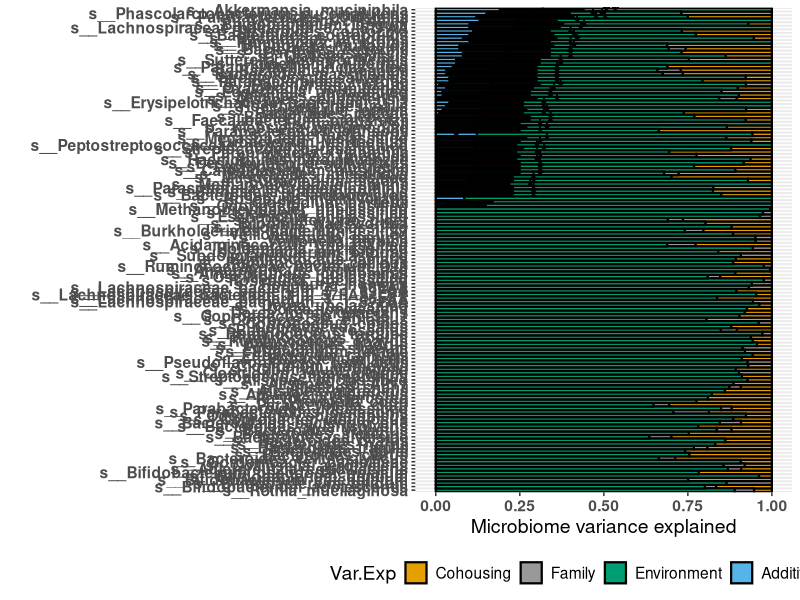
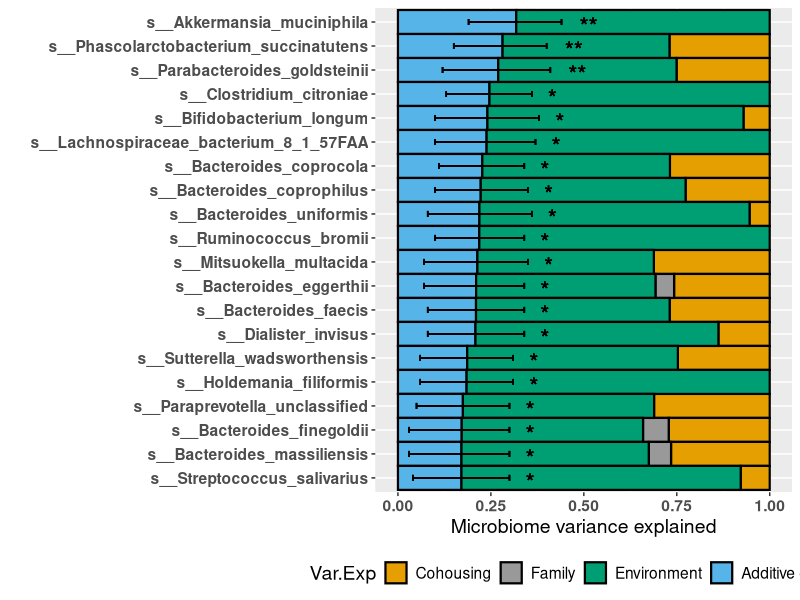
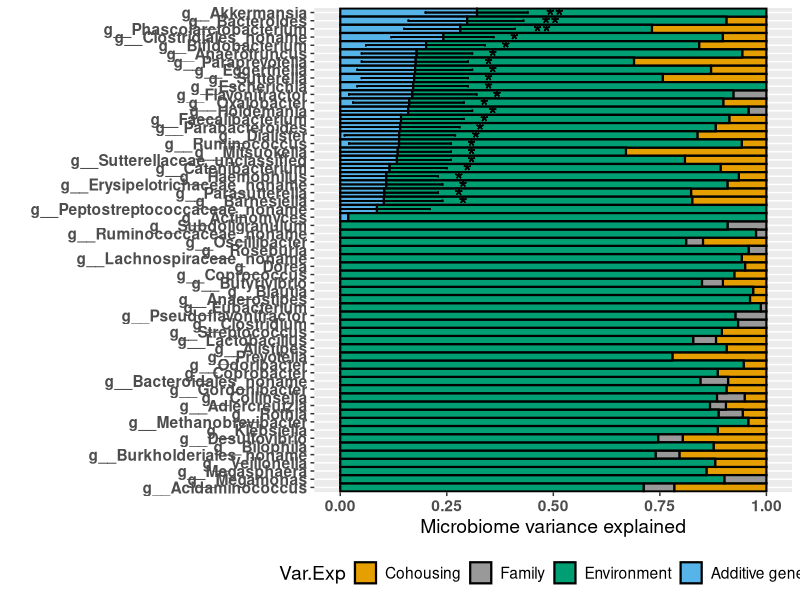
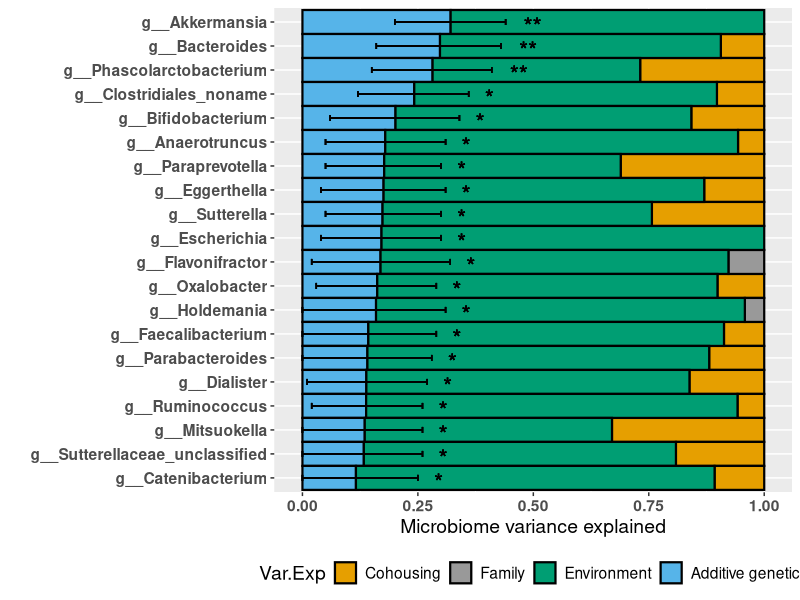
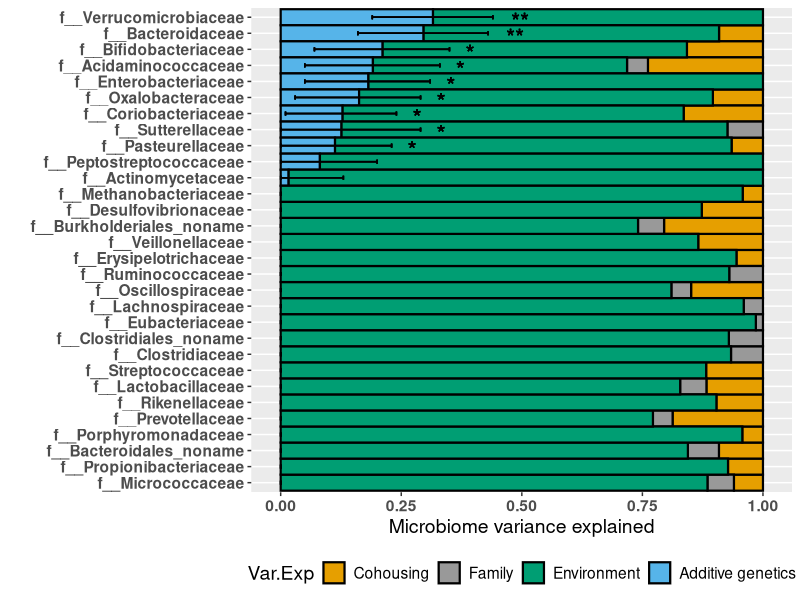
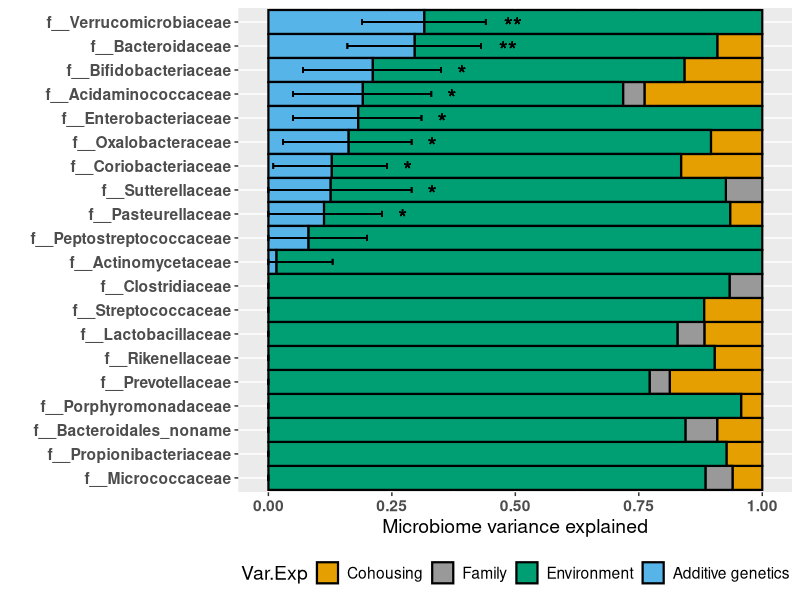
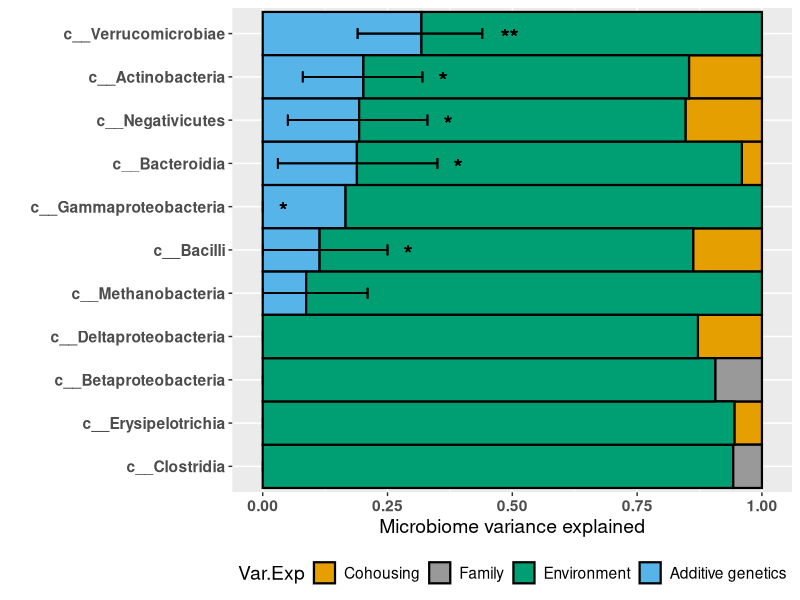
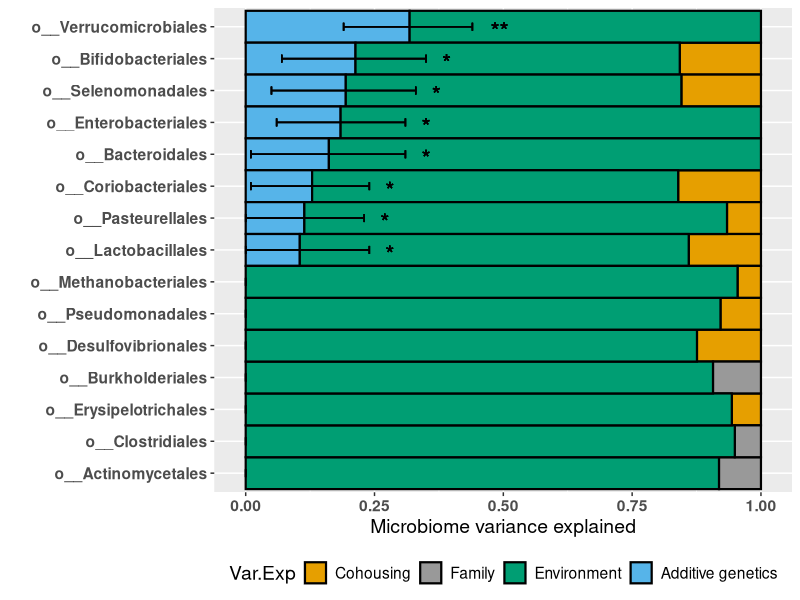

The R script that drew these images, in order:
# ========================================================================
# By: R.Gacesa, Weersma Group, UMCG (2020)
#
# Script plots results of heritability analysis
# (Panels A & B in Figure 2 in main DMP manuscript )

# NOTE: These codes are implemented for mock data heritability models
#       constructed using
#             DMP_heritability_v10_mockdata.taxa.R
#             DMP_heritability_v10_mockdata.pwys.R
#       and processed using
#             DMP_heritability_v10_mockdata_collect.R
#
# =========================================================================

# function that parses confidence intervals from heritability results table
parseCIrange <- function(inDFs=inDFs,varN,toget="range") {
  ret = c()
  for (cc in c(1:nrow(inDFs))) {
    if (!is.na(inDFs[[varN]][cc]) & ! grepl('Inf',inDFs[[varN]][cc])) {
      ccc <- unlist(strsplit(inDFs[[varN]][cc],'-') )
      if (toget=="range") {
        ret <- c(ret,abs(as.numeric(ccc[2])-as.numeric(ccc[1])) )
      } else if (toget=="high") {
        ret <- c(ret,as.numeric(ccc[2]))
      } else if (toget=="low") {
        ret <- c(ret,as.numeric(ccc[1]))
      }
    } else {
      ret <- c(ret,0)
    }
  }
  ret
}

library(ggplot2)
library(tidyr)

# ======================
# set working directory: NOTE this has to be set to appropriate path!
# example:
#setwd('D:/Vbox/shared/dag/git_14_05/DMP/')
setwd('.')

# initalize folder for storing plots
if (!dir.exists('Plots')) {
  dir.create('Plots')
}

# input: heritability results (taxa)
inDFm <- read.table('heritability_analysis_v2/results_mockdata_withFDRs_and_CIs_taxa.csv',sep=',',header=T,quote = '"',fill = T,stringsAsFactors = F)

# make plots (taxa)
inDFm$FTYPE <- NA
inDFm$FTYPE[grep('^s_',inDFm$Trait.short)] <-"Taxon.S"
inDFm$FTYPE[grep('^g_',inDFm$Trait.short)] <-"Taxon.G"
inDFm$FTYPE[grep('^f_',inDFm$Trait.short)] <-"Taxon.F"
inDFm$FTYPE[grep('^c_',inDFm$Trait.short)] <-"Taxon.C"
inDFm$FTYPE[grep('^p_',inDFm$Trait.short)] <-"Taxon.P"
inDFm$FTYPE[grep('^k_',inDFm$Trait.short)] <-"Taxon.K"
inDFm$FTYPE[grep('^o_',inDFm$Trait.short)] <-"Taxon.O"

# debug output
#print(inDFm$FEATURE[is.na(inDFm$FTYPE)])

# select which taxonomic levels to plot
fTypes <- c("Taxon.S","Taxon.G","Taxon.F","Taxon.C","Taxon.O","Taxon.P")

# color-blind color palette
cbPalette <- c("#E69F00","#999999", "#009E73","#56B4E9")#, "#F0E442", "#0072B2", "#D55E00", "#CC79A7")

# iterate over taxonomy levels
for (oneType in fTypes) 
{
  #debug
  #oneType <- "Taxon.S"
  
  inDFs <- inDFm[inDFm$FTYPE==oneType,]
  inDFs$Taxon <- factor(as.character(inDFs$Trait.short),levels=inDFs$Trait.short[order(inDFs$VE_ID)])
  inDFs <- inDFs[order(inDFs$VE_ID,decreasing = T),]
  inDFs$LBL = ""
  inDFs$LBL[inDFs$SW_PV_ID <= 0.05] <- "*"
  inDFs$LBL[inDFs$SW_FDR_ID <= 0.1] <- "**"
  inDFs$H2 <- inDFs$VE_ID
  inDFs$VE_Cohousing <- inDFs$VE_COHOUSING.ID_DMP
  inDFs$VE_Family <- inDFs$VE_famID
  inDFs$VE_Environment <- inDFs$VE_Residual
  inDFs$VE_ID[is.na(inDFs$VE_ID)] <- 0.0
  if (grepl('Taxon',oneType)) {
    inDFs$Taxon_Shortname <- as.character(inDFs$Taxon)
    inDFs$Taxon_Shortname <- factor(as.character(inDFs$Taxon_Shortname),levels=inDFs$Taxon_Shortname[order(inDFs$VE_ID,decreasing = F)])
  }
  # parse confidence intervals
  inDFs$CI_ID_low <- parseCIrange(inDFs,"CI_ID","low")
  inDFs$CI_ID_low[inDFs$CI_ID_low < 0] <- 0
  inDFs$CI_ID_high <- parseCIrange(inDFs,"CI_ID","high")
  inDFs$CI_ID_high[inDFs$CI_ID_high > 1] <- 1
  
  inDFtoPlot <- inDFs[,c("Taxon_Shortname","LBL","H2","VE_Cohousing","VE_Family","VE_Environment","CI_ID_low","CI_ID_high")]
  #inDFtoPlot$VE_Environment <- 1-inDFtoPlot$H2-inDFtoPlot$VE_Cohousing-inDFtoPlot$VE_Family
  #inDFtoPlot$SEH2 <- inDFs$SEH2
  inDFtoPlot$LBL <- inDFs$LBL
  inDFtoPlotL <- gather(inDFtoPlot,"Var.Exp","Var.Exp.NR", H2:VE_Environment,factor_key = T)
  inDFtoPlotL$Var.Exp <- as.character(inDFtoPlotL$Var.Exp)
  inDFtoPlotL$Var.Exp[inDFtoPlotL$Var.Exp == "H2"] <- "Additive genetics"
  inDFtoPlotL$Var.Exp[inDFtoPlotL$Var.Exp == "VE_Environment"] <- "Environment"
  inDFtoPlotL$Var.Exp[inDFtoPlotL$Var.Exp == "VE_Cohousing"] <- "Cohousing"
  inDFtoPlotL$Var.Exp[inDFtoPlotL$Var.Exp == "VE_Family"] <- "Family"
  
  inDFtoPlotL$Var.Exp <- factor(as.character(inDFtoPlotL$Var.Exp),level = c("Environment","Cohousing","Family","Additive genetics"))
  inDFtoPlotL$Var.Exp <- factor(as.character(inDFtoPlotL$Var.Exp),level = c("Cohousing","Family","Environment","Additive genetics"))
  
  g <- ggplot(inDFtoPlotL,aes(x=Taxon_Shortname,y=Var.Exp.NR,fill=Var.Exp)) + 
    scale_fill_manual(values = cbPalette) +
    geom_col(col="black", width=1,size=0.75) + 
    theme(axis.text.x = element_text(angle = 0,face="bold")) + ylim(-0.01,1.01) +
    theme(axis.text.y = element_text(face="bold")) +
    geom_errorbar(ymin=inDFtoPlotL$CI_ID_low,ymax=inDFtoPlotL$CI_ID_high,width=0.25, linetype='solid') + 
    geom_text(data = inDFtoPlotL,
              aes(x = Taxon_Shortname, y=CI_ID_high, 
                  label = format(LBL, nsmall = 0, digits=1, scientific = FALSE)),
              color="black", vjust=+0.75, angle = 0, hjust=-1,size=6) + ylim(-0.01,1.01) + 
    ylab('Microbiome variance explained') + xlab('') + 
    theme(legend.position="bottom") + 
    theme(text = element_text(size = 14)) + 
    coord_flip()
  print(g)
  ggsave(paste0('heritability_analysis_v2/Plots/mockdata_heritability_',oneType,'.png'),height = 1.25+8/50*nrow(inDFs),width = 9,limitsize = F)
  
  # smaller plot
  if (nrow(inDFs) > 20) {
    topN <- 20
    topFeatures <- inDFs[order(inDFs$VE_ID,decreasing = T),]$Trait.short[1:topN]
    inDFtoPlotLs <- inDFtoPlotL[inDFtoPlotL$Taxon_Shortname %in% topFeatures,]
    g <- ggplot(inDFtoPlotLs,aes(x=Taxon_Shortname,y=Var.Exp.NR,fill=Var.Exp)) + 
      scale_fill_manual(values = cbPalette) +
      geom_col(col="black", width=1,size=0.75) + 
      theme(axis.text.x = element_text(angle = 0,face="bold")) + ylim(-0.01,1.01) +
      theme(axis.text.y = element_text(face="bold")) +
      geom_errorbar(ymin=inDFtoPlotLs$CI_ID_low,ymax=inDFtoPlotLs$CI_ID_high,width=0.25, linetype='solid') + 
      geom_text(data = inDFtoPlotLs,
                aes(x = Taxon_Shortname, y=CI_ID_high,
                    label = format(LBL, nsmall = 0, digits=1, scientific = FALSE)),
                color="black", vjust=+0.75, angle = 0, hjust=-1,size=6) + ylim(-0.01,1.01) +
      ylab('Microbiome variance explained') + xlab('') + 
      theme(legend.position="bottom") + 
      theme(text = element_text(size = 14)) + 
      coord_flip()
    print(g)
    ggsave(paste0('heritability_analysis_v2/Plots/mockdata_heritability_',oneType,'_topsignals.png'),height = 1.25+8/50*topN,width = 9,limitsize = F)
  }
}

# ================================
# PATHWAY PLOTS
# ================================
# input: heritability results (taxa)
inDFm <- read.table('heritability_analysis_v2/results_mockdata_withFDRs_and_CIs_pwys.csv',sep=',',header=T,quote = '"',fill = T,stringsAsFactors = F)

# make plots (pwys)
inDFm$FTYPE <- "PWYS"
cbPalette <- c("#E69F00","#999999", "#009E73","#56B4E9")#, "#F0E442", "#0072B2", "#D55E00", "#CC79A7")
oneType <- "PWYS"

inDFs <- inDFm[inDFm$FTYPE==oneType,]
inDFs$VE_ID[is.na(inDFs$VE_ID)] <- 0.0
inDFs$Taxon <- factor(as.character(inDFs$Trait),levels=inDFs$Trait[order(inDFs$VE_ID)])
inDFs <- inDFs[order(inDFs$VE_ID),]
inDFs$LBL = ""
inDFs$LBL[inDFs$SW_PV_ID <= 0.05] <- "*"
inDFs$LBL[inDFs$SW_FDR_ID <= 0.1] <- "**"
inDFs$H2 <- inDFs$VE_ID
inDFs$VE_Cohousing <- inDFs$VE_COHOUSING.ID_DMP
inDFs$VE_Family <- inDFs$VE_famID
inDFs$VE_Environment <- inDFs$VE_Residual
inDFs$Taxon_Shortname <- as.character(inDFs$Taxon)
inDFs$Taxon_Shortname <- factor(as.character(inDFs$Taxon_Shortname),levels=inDFs$Taxon_Shortname[order(inDFs$VE_ID)])

inDFs$CI_ID_low <- parseCIrange(inDFs,varN = "CI_ID","low")
inDFs$CI_ID_low[inDFs$CI_ID_low < 0] <- 0
inDFs$CI_ID_high <- parseCIrange(inDFs,"CI_ID","high")
inDFs$CI_ID_high[inDFs$CI_ID_high > 1] <- 1

inDFtoPlot <- inDFs[,c("Taxon_Shortname","LBL","H2","VE_Cohousing","VE_Family","VE_Environment","CI_ID_low","CI_ID_high")]
inDFtoPlot$LBL <- inDFs$LBL
inDFtoPlotL <- gather(inDFtoPlot,"Var.Exp","Var.Exp.NR", H2:VE_Environment,factor_key = T)
inDFtoPlotL$Var.Exp <- as.character(inDFtoPlotL$Var.Exp)
inDFtoPlotL$Var.Exp[inDFtoPlotL$Var.Exp == "H2"] <- "Additive genetics"
inDFtoPlotL$Var.Exp[inDFtoPlotL$Var.Exp == "VE_Environment"] <- "Environment"
inDFtoPlotL$Var.Exp[inDFtoPlotL$Var.Exp == "VE_Cohousing"] <- "Cohousing"
inDFtoPlotL$Var.Exp[inDFtoPlotL$Var.Exp == "VE_Family"] <- "Family"

inDFtoPlotL$Var.Exp <- factor(as.character(inDFtoPlotL$Var.Exp),level = c("Environment","Cohousing","Family","Additive genetics"))
inDFtoPlotL$Var.Exp <- factor(as.character(inDFtoPlotL$Var.Exp),level = c("Cohousing","Family","Environment","Additive genetics"))

g <- ggplot(inDFtoPlotL,aes(x=Taxon_Shortname,y=Var.Exp.NR,fill=Var.Exp)) + 
  scale_fill_manual(values = cbPalette) +
  geom_col(col="black", width=1,size=0.75) + 
  theme(axis.text.x = element_text(angle = 0,face="bold")) + ylim(-0.01,1.01) +
  theme(axis.text.y = element_text(face="bold")) +
  geom_errorbar(ymin=inDFtoPlotL$CI_ID_low,ymax=inDFtoPlotL$CI_ID_high,width=0.25, linetype='solid') + 
  geom_text(data = inDFtoPlotL,
            aes(x = Taxon_Shortname, y=CI_ID_high, 
                label = format(LBL, nsmall = 0, digits=1, scientific = FALSE)),
            color="black", vjust=+0.75, angle = 0, hjust=-1,size=6) + ylim(-0.01,1.01) + 
  ylab('Microbiome variance explained') + xlab('') + 
  theme(legend.position="bottom") + 
  theme(text = element_text(size = 14)) + 
  coord_flip()
print(g)
ggsave(paste0('heritability_analysis_v2/Plots/mockdata_heritability_PWYS.png'),height = 1.25+8/50*nrow(inDFs),width = 20,limitsize = F)

# smaller plot (top 20)
topN <- 20
topFeatures <- inDFm[order(inDFm$VE_ID,decreasing = T),]$Trait[1:topN]
inDFtoPlotLs <- inDFtoPlotL[inDFtoPlotL$Taxon_Shortname %in% topFeatures,]
g <- ggplot(inDFtoPlotLs,aes(x=Taxon_Shortname,y=Var.Exp.NR,fill=Var.Exp)) + 
  scale_fill_manual(values = cbPalette) +
  geom_col(col="black", width=1,size=0.75) + 
  theme(axis.text.x = element_text(angle = 0,face="bold")) + ylim(-0.01,1.01) +
  theme(axis.text.y = element_text(face="bold")) +
  geom_errorbar(ymin=inDFtoPlotLs$CI_ID_low,ymax=inDFtoPlotLs$CI_ID_high,width=0.25, linetype='solid') + 
  geom_text(data = inDFtoPlotLs,
            aes(x = Taxon_Shortname, y=CI_ID_high,
                label = format(LBL, nsmall = 0, digits=1, scientific = FALSE)),
            color="black", vjust=+0.75, angle = 0, hjust=-1,size=6) + ylim(-0.01,1.01) +
  ylab('Microbiome variance explained') + xlab('') + 
  theme(legend.position="bottom") + 
  theme(text = element_text(size = 14)) + 
  coord_flip()
print(g)
ggsave(paste0('heritability_analysis_v2/Plots/mockdata_heritability_PWYS_top20.png'),height = 1.25+8/50*topN,width = 20,limitsize = F)
